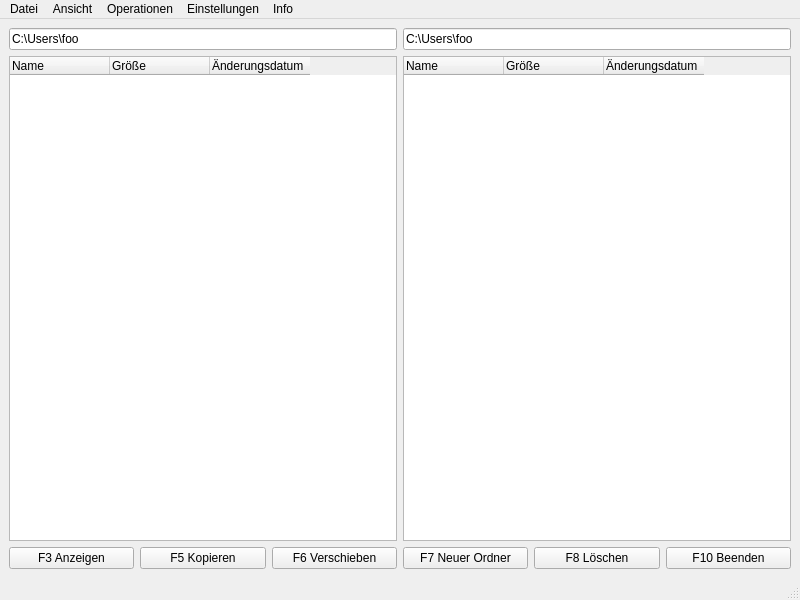
<?xml version="1.0" encoding="UTF-8"?>
<ui version="4.0">
 <class>MainWindow</class>
 <widget class="QMainWindow" name="MainWindow">
  <property name="geometry">
   <rect>
    <x>0</x>
    <y>0</y>
    <width>800</width>
    <height>600</height>
   </rect>
  </property>
  <property name="windowTitle">
   <string>Qt Commander</string>
  </property>
  <property name="windowIcon">
   <iconset theme="system-file-manager"/>
  </property>
  <widget class="QWidget" name="centralwidget">
   <layout class="QGridLayout" name="gridLayout">
    <item row="0" column="0" colspan="3">
     <widget class="QLineEdit" name="lnEdPathLeft">
      <property name="text">
       <string>C:\Users\foo</string>
      </property>
      <property name="readOnly">
       <bool>true</bool>
      </property>
     </widget>
    </item>
    <item row="0" column="3" colspan="3">
     <widget class="QLineEdit" name="lnEdPathRight">
      <property name="text">
       <string>C:\Users\foo</string>
      </property>
      <property name="readOnly">
       <bool>true</bool>
      </property>
     </widget>
    </item>
    <item row="1" column="0" colspan="3">
     <widget class="FocusTrackingTreeWidget" name="treeWidgetLeft">
      <property name="columnCount">
       <number>3</number>
      </property>
      <attribute name="headerStretchLastSection">
       <bool>false</bool>
      </attribute>
      <column>
       <property name="text">
        <string>Name</string>
       </property>
      </column>
      <column>
       <property name="text">
        <string>Größe</string>
       </property>
      </column>
      <column>
       <property name="text">
        <string>Änderungsdatum</string>
       </property>
      </column>
     </widget>
    </item>
    <item row="1" column="3" colspan="3">
     <widget class="FocusTrackingTreeWidget" name="treeWidgetRight">
      <property name="columnCount">
       <number>3</number>
      </property>
      <attribute name="headerStretchLastSection">
       <bool>false</bool>
      </attribute>
      <column>
       <property name="text">
        <string>Name</string>
       </property>
      </column>
      <column>
       <property name="text">
        <string>Größe</string>
       </property>
      </column>
      <column>
       <property name="text">
        <string>Änderungsdatum</string>
       </property>
      </column>
     </widget>
    </item>
    <item row="2" column="0">
     <widget class="QPushButton" name="btnView">
      <property name="text">
       <string>F3 Anzeigen</string>
      </property>
      <property name="icon">
       <iconset theme="edit-find"/>
      </property>
      <property name="shortcut">
       <string>F3</string>
      </property>
     </widget>
    </item>
    <item row="2" column="1">
     <widget class="QPushButton" name="btnCopy">
      <property name="text">
       <string>F5 Kopieren</string>
      </property>
      <property name="icon">
       <iconset theme="edit-copy"/>
      </property>
      <property name="shortcut">
       <string>F5</string>
      </property>
     </widget>
    </item>
    <item row="2" column="2">
     <widget class="QPushButton" name="btnMove">
      <property name="text">
       <string>F6 Verschieben</string>
      </property>
      <property name="shortcut">
       <string>F6</string>
      </property>
     </widget>
    </item>
    <item row="2" column="3">
     <widget class="QPushButton" name="btnCreateDirectory">
      <property name="text">
       <string>F7 Neuer Ordner</string>
      </property>
      <property name="icon">
       <iconset theme="folder-new"/>
      </property>
      <property name="shortcut">
       <string>F7</string>
      </property>
     </widget>
    </item>
    <item row="2" column="4">
     <widget class="QPushButton" name="btnRemove">
      <property name="text">
       <string>F8 Löschen</string>
      </property>
      <property name="icon">
       <iconset theme="edit-delete"/>
      </property>
      <property name="shortcut">
       <string>F8</string>
      </property>
     </widget>
    </item>
    <item row="2" column="5">
     <widget class="QPushButton" name="btnExit">
      <property name="text">
       <string>F10 Beenden</string>
      </property>
      <property name="icon">
       <iconset theme="application-exit"/>
      </property>
      <property name="shortcut">
       <string>F10</string>
      </property>
     </widget>
    </item>
   </layout>
  </widget>
  <widget class="QMenuBar" name="menubar">
   <property name="geometry">
    <rect>
     <x>0</x>
     <y>0</y>
     <width>800</width>
     <height>22</height>
    </rect>
   </property>
   <widget class="QMenu" name="menuFile">
    <property name="title">
     <string>Datei</string>
    </property>
    <addaction name="actionShowFileInfo"/>
    <addaction name="separator"/>
    <addaction name="actionExit"/>
   </widget>
   <widget class="QMenu" name="menuView">
    <property name="title">
     <string>Ansicht</string>
    </property>
    <addaction name="actionShowHiddenFiles"/>
    <addaction name="actionShowSystemFiles"/>
    <addaction name="actionHideFiles"/>
    <addaction name="separator"/>
    <addaction name="actionSortByName"/>
    <addaction name="actionSortByTime"/>
    <addaction name="actionSortBySize"/>
    <addaction name="actionSortByType"/>
    <addaction name="separator"/>
    <addaction name="actionReverseSort"/>
    <addaction name="separator"/>
    <addaction name="actionSortIgnoreCase"/>
    <addaction name="separator"/>
    <addaction name="actionSortDirectoriesFirst"/>
    <addaction name="actionSortFilesFirst"/>
    <addaction name="separator"/>
    <addaction name="actionUseProvidedIcons"/>
    <addaction name="separator"/>
    <addaction name="actionShowFormattedSize"/>
    <addaction name="separator"/>
    <addaction name="actionRefresh"/>
   </widget>
   <widget class="QMenu" name="menuSettings">
    <property name="title">
     <string>Einstellungen</string>
    </property>
    <addaction name="actionSaveSettings"/>
    <addaction name="actionLoadSettings"/>
    <addaction name="separator"/>
    <addaction name="actionRestoreDefaultSettings"/>
   </widget>
   <widget class="QMenu" name="menuInfo">
    <property name="title">
     <string>Info</string>
    </property>
    <addaction name="actionShowMountpoints"/>
    <addaction name="separator"/>
    <addaction name="actionAboutQtCommander"/>
    <addaction name="separator"/>
    <addaction name="actionAboutQt"/>
   </widget>
   <widget class="QMenu" name="menuOperations">
    <property name="title">
     <string>Operationen</string>
    </property>
    <addaction name="actionCalculateChecksum"/>
    <addaction name="actionCompareDirectories"/>
   </widget>
   <addaction name="menuFile"/>
   <addaction name="menuView"/>
   <addaction name="menuOperations"/>
   <addaction name="menuSettings"/>
   <addaction name="menuInfo"/>
  </widget>
  <widget class="QStatusBar" name="statusbar"/>
  <action name="actionExit">
   <property name="icon">
    <iconset theme="application-exit"/>
   </property>
   <property name="text">
    <string>Beenden</string>
   </property>
  </action>
  <action name="actionRefresh">
   <property name="icon">
    <iconset theme="view-refresh"/>
   </property>
   <property name="text">
    <string>Neu einlesen</string>
   </property>
   <property name="shortcut">
    <string>Ctrl+R</string>
   </property>
  </action>
  <action name="actionShowHiddenFiles">
   <property name="checkable">
    <bool>true</bool>
   </property>
   <property name="checked">
    <bool>true</bool>
   </property>
   <property name="text">
    <string>Versteckte Dateien u. Verzeichnisse anzeigen</string>
   </property>
  </action>
  <action name="actionShowSystemFiles">
   <property name="checkable">
    <bool>true</bool>
   </property>
   <property name="checked">
    <bool>true</bool>
   </property>
   <property name="text">
    <string>Systemdateien und -verzeichnisse anzeigen</string>
   </property>
  </action>
  <action name="actionHideFiles">
   <property name="checkable">
    <bool>true</bool>
   </property>
   <property name="text">
    <string>Dateien ausblenden (zeigt nur Verzeichnisse)</string>
   </property>
  </action>
  <action name="actionSortByName">
   <property name="checkable">
    <bool>true</bool>
   </property>
   <property name="checked">
    <bool>true</bool>
   </property>
   <property name="text">
    <string>Nach Name sortieren</string>
   </property>
  </action>
  <action name="actionSortByTime">
   <property name="checkable">
    <bool>true</bool>
   </property>
   <property name="text">
    <string>Nach Änderungsdatum sortieren</string>
   </property>
  </action>
  <action name="actionSortBySize">
   <property name="checkable">
    <bool>true</bool>
   </property>
   <property name="text">
    <string>Nach Größe sortieren</string>
   </property>
  </action>
  <action name="actionSortByType">
   <property name="checkable">
    <bool>true</bool>
   </property>
   <property name="text">
    <string>Nach Typ (Dateiendung) sortieren</string>
   </property>
  </action>
  <action name="actionReverseSort">
   <property name="checkable">
    <bool>true</bool>
   </property>
   <property name="text">
    <string>Sortierung umkehren</string>
   </property>
  </action>
  <action name="actionSortDirectoriesFirst">
   <property name="checkable">
    <bool>true</bool>
   </property>
   <property name="checked">
    <bool>true</bool>
   </property>
   <property name="text">
    <string>Verzeichnisse zuerst, dann Dateien</string>
   </property>
  </action>
  <action name="actionSortFilesFirst">
   <property name="checkable">
    <bool>true</bool>
   </property>
   <property name="text">
    <string>Dateien zuerst, dann Verzeichnisse</string>
   </property>
  </action>
  <action name="actionSortIgnoreCase">
   <property name="checkable">
    <bool>true</bool>
   </property>
   <property name="checked">
    <bool>true</bool>
   </property>
   <property name="text">
    <string>Groß-/Kleinschreibung ignorieren</string>
   </property>
  </action>
  <action name="actionSaveSettings">
   <property name="icon">
    <iconset theme="document-save"/>
   </property>
   <property name="text">
    <string>Einstellungen speichern</string>
   </property>
  </action>
  <action name="actionLoadSettings">
   <property name="icon">
    <iconset theme="document-open"/>
   </property>
   <property name="text">
    <string>Einstellungen laden</string>
   </property>
  </action>
  <action name="actionRestoreDefaultSettings">
   <property name="icon">
    <iconset theme="document-revert"/>
   </property>
   <property name="text">
    <string>Auf Standard zurücksetzen</string>
   </property>
  </action>
  <action name="actionAboutQt">
   <property name="icon">
    <iconset theme="dialog-information"/>
   </property>
   <property name="text">
    <string>Über Qt</string>
   </property>
  </action>
  <action name="actionAboutQtCommander">
   <property name="icon">
    <iconset theme="help-about"/>
   </property>
   <property name="text">
    <string>Über Qt Commander ...</string>
   </property>
  </action>
  <action name="actionUseProvidedIcons">
   <property name="checkable">
    <bool>true</bool>
   </property>
   <property name="checked">
    <bool>true</bool>
   </property>
   <property name="text">
    <string>Vom System bereitgestellte Dateisymbole verwenden</string>
   </property>
  </action>
  <action name="actionShowFileInfo">
   <property name="icon">
    <iconset theme="document-properties"/>
   </property>
   <property name="text">
    <string>Dateieigenschaften anzeigen</string>
   </property>
   <property name="shortcut">
    <string>Ctrl+I</string>
   </property>
  </action>
  <action name="actionShowMountpoints">
   <property name="icon">
    <iconset theme="drive-harddisk"/>
   </property>
   <property name="text">
    <string>Einhängepunkte anzeigen</string>
   </property>
  </action>
  <action name="actionShowFormattedSize">
   <property name="checkable">
    <bool>true</bool>
   </property>
   <property name="checked">
    <bool>true</bool>
   </property>
   <property name="text">
    <string>Größenangabe formatieren</string>
   </property>
  </action>
  <action name="actionCalculateChecksum">
   <property name="text">
    <string>Prüfsumme berechnen ...</string>
   </property>
  </action>
  <action name="actionCompareDirectories">
   <property name="text">
    <string>Verzeichnisse vergleichen</string>
   </property>
  </action>
 </widget>
 <customwidgets>
  <customwidget>
   <class>FocusTrackingTreeWidget</class>
   <extends>QTreeWidget</extends>
   <header>focustrackingtreewidget.h</header>
  </customwidget>
 </customwidgets>
 <resources/>
 <connections/>
</ui>
